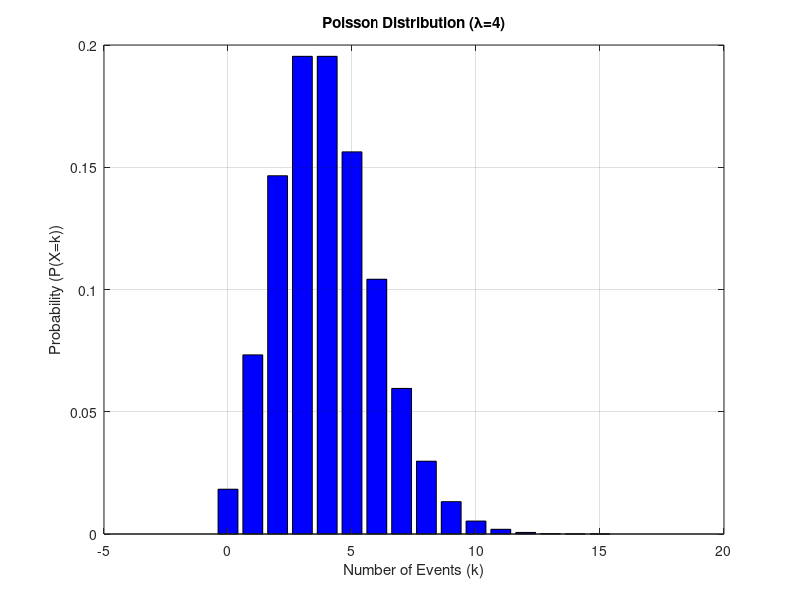

Reproduce this figure in MATLAB.
n=148;
p=0.63;
x=83;

pB = binocdf(x,n,p)

mu=n*p;
sig=sqrt(mu*(1-p));
pN=normcdf(x,mu,sig)

c = (pB-pN)/pB

%pNbar= binocdf(x,n,p)

x=x+0.5
%pB = binocdf(x,n,p)
pNbar=normcdf(x,mu,sig)

d = (pB-pNbar)/pB

% Define the parameter lambda
lambda = 4; % Average number of events

% Generate x values (number of events)
x = 0:15;

% Calculate the corresponding Poisson probabilities
poisson_probs = exp(-lambda) * (lambda.^x) ./ factorial(x);

% Plot the Poisson distribution
bar(x, poisson_probs, 'b')
xlabel('Number of Events (k)')
ylabel('Probability (P(X=k))')
title('Poisson Distribution (\lambda=4)')
grid on

